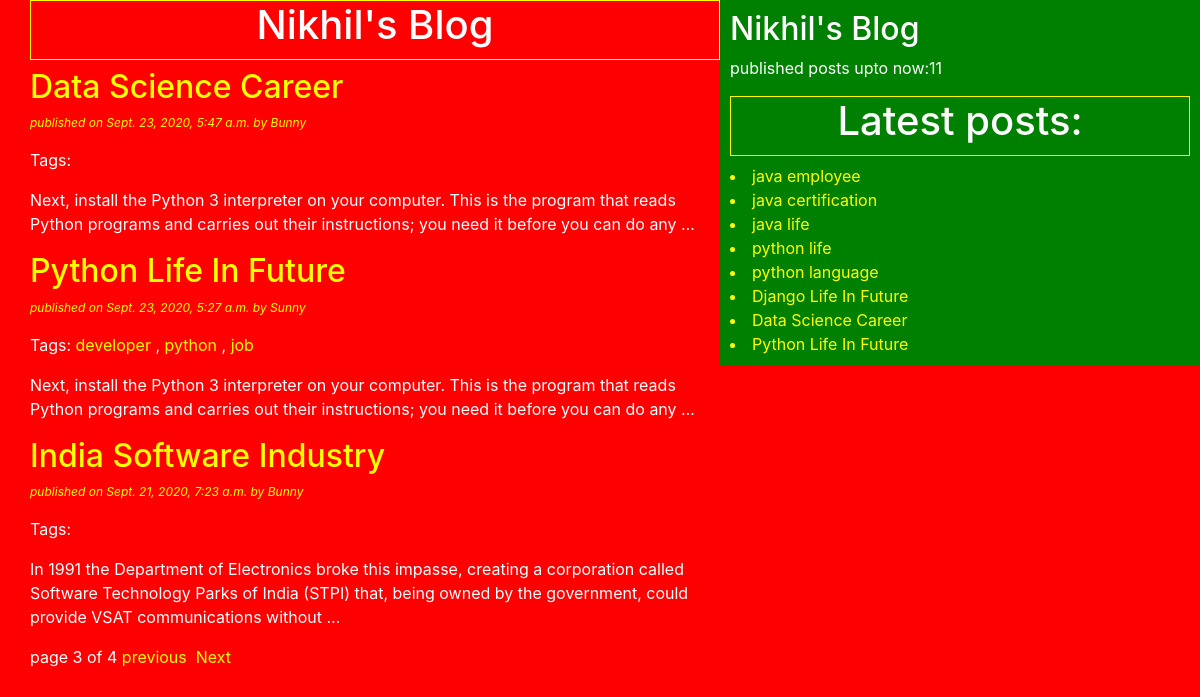
/?page=3, run on the app's committed database.
### blog/models.py (models this page shows, shortened)
class Post(models.Model):
    STATUS_CHOICES=(('draft','Draft'),('published','Published'))
    title=models.CharField(max_length=256)
    slug=models.SlugField(max_length=234,unique=True)
    author=models.ForeignKey(User,related_name='blog_posts',on_delete=models.CASCADE)
    body=models.TextField()
    publish=models.DateTimeField(default=timezone.now)#system time
    created=models.DateTimeField(auto_now_add=True)#post object created time
    updated=models.DateTimeField(auto_now=True)#save method called time(we call save method to update an object)
    status=models.CharField(max_length=11,choices=STATUS_CHOICES,default='draft')
    objects=CustomManager()
    tags=TaggableManager()#Post.tags.all()
    class Meta:
        ordering=('-publish',)
    def get_absolute_url(self):
        return reverse('post_detail',args=[self.publish.year,self.publish.strftime('%m'),self.publish.strftime('%d'),self.slug])

### blog/views.py (the view)
# urls.py: path('',views.post_list_view ),
def post_list_view(request,tag_slug=None):
    post_list=Post.objects.all()#QuerySet
    tag=None
    if tag_slug:#if tag_slug is not None
        tag=get_object_or_404(Tag,slug=tag_slug)
        post_list=post_list.filter(tags__in=[tag])
    paginator=Paginator(post_list,3)
    page_number=request.GET.get('page')
    try:
        pageobj=paginator.page(page_number)#all records in this page_number will come
        print(type(pageobj))#<class 'django.core.paginator.Page'>
    except PageNotAnInteger:
        pageobj=paginator.page(1)#get records of page 1
    except EmptyPage:#if next page is empty
        pageobj=paginator.page(paginator.num_pages)#display last page
    return render(request,'blog/post_list.html',{'pageobj':pageobj,'tag':tag})

### blog/models.py (called while the page is built)
    def get_queryset(self):
        return super().get_queryset()#.filter(status='published')

### blog/templatetags/blog_tags.py (called while the page is built)
@register.simple_tag
def total_posts():
    return Post.objects.count()

@register.inclusion_tag('blog/latestposts123.html')
def show_latest_posts():
    latest_posts=Post.objects.order_by('-publish')[:8]
    return {'latest_posts':latest_posts}

### templates/blog/post_list.html (shortened to what this page needs)
<!DOCTYPE html>
{% extends 'blog/base.html'%}
{%block content%}
<h1>Nikhil's Blog</h1>
{%for post in pageobj%}
<a href="{{post.get_absolute_url}}"> <h2>{{post.title}}</h2> </a>
<p id='date'>published on {{post.publish}} by {{post.author|title}}</p>
<p>Tags:
  {% for tag in post.tags.all%}
  <a href="{% url 'post_list_by_tag_name' tag.slug%}">{{tag.name}}</a>
  {% if not forloop.last%},{%endif%}
  {%endfor%}
</p>
{{post.body|truncatewords:30|linebreaks}}
{%endfor%}
{%include 'blog/pagination.html' with page=pageobj%}
{%endblock%}

### templates/blog/latestposts123.html
{% for post in latest_posts%}
<a href="{{post.get_absolute_url}}"> <li>{{post.title}}</li> </a>
{% endfor%}

### static/css/blog.css (style rules this page uses)
h1 { text-align: center; border: 1px solid yellow; padding-bottom: 10px; }
body { color: white; background: red; }
#date { color: yellow; font-size: 12px; font-style: italic; }
a { color: yellow; }

### data on the page
Post: title "Data Science Career", publish "Sept. 23, 2020, 5:47 a.m.", author "Bunny", body "Next, install the Python 3 interpreter on your computer. This is the program that reads Python programs and carries out their instructions; you need it before you can do any …"
Post: title "Python Life In Future", publish "Sept. 23, 2020, 5:27 a.m.", author "Sunny", body "Next, install the Python 3 interpreter on your computer. This is the program that reads Python programs and carries out their instructions; you need it before you can do any …"
Tag: name "developer"
Tag: name "python"
Tag: name "job"
Post: title "India Software Industry", publish "Sept. 21, 2020, 7:23 a.m.", author "Bunny", body "In 1991 the Department of Electronics broke this impasse, creating a corporation called Software Technology Parks of India (STPI) that, being owned by the government, could provide VSAT communications without …"
Post: title "java employee"
Post: title "java certification"
Post: title "java life"
Post: title "python life"
Post: title "python language"
Post: title "Django Life In Future"

### other printed values
{{ page.number }} "3"
{{ page.paginator.num_pages }} "4"
